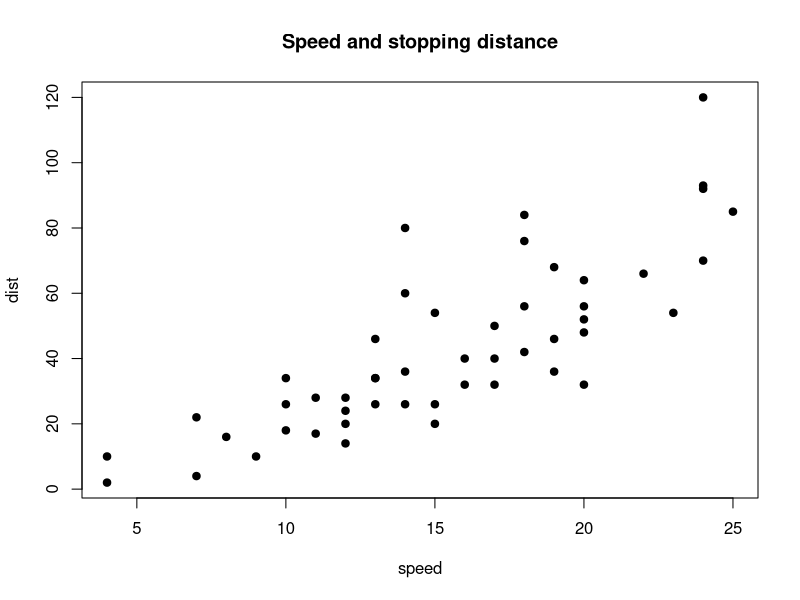

Write R code to recreate this figure.
## ---- chunk 1
#| echo: fenced
#| output-fold: true

summary(cars)
## ---- chunk 2
#| echo: fenced
#| output-fold: true
#| output-summary: "Click to view the model"

summary(lm(dist ~ speed, data = cars))
## ---- chunk 3
#| echo: fenced
#| output-fold: true
#| output-open: true

head(cars, 3)
## ---- chunk 4
#| echo: fenced
#| output-fold: true

message("A message on the error stream.")
as.numeric("not a number")
## ---- chunk 5
#| echo: fenced
#| output-fold: true
#| output-summary: "The figure"

plot(cars, pch = 19, main = "Speed and stopping distance")
